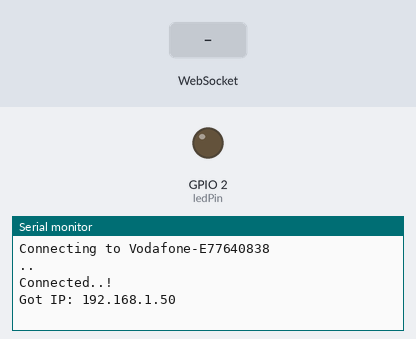
Simulated run of this sketch. Board: ESP32. Shown: output pins drawn as LEDs (lit = HIGH), the last lines printed to the serial monitor. Inputs (shaded band) come from the test bench. WiFi joins after 1.5 s; servers stay silent unless stated.

Above: at 3.2 s.
3.3 s: WebSocket text "1" received
At 4.5 s:
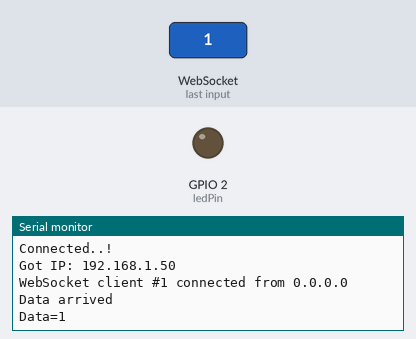
4.8 s: WebSocket text "STATE" received
At 5.6 s:
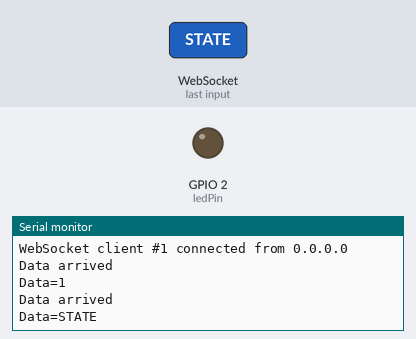
6.3 s: WebSocket text "CHECK" received
At 6.8 s:
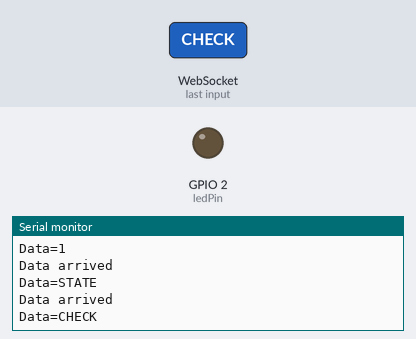

The sketch:

WebSocket-v1.0.ino
```cpp
// Import required libraries
#include <WiFi.h>
#include <AsyncTCP.h>
#include <ESPAsyncWebServer.h>

// Replace with your network credentials
const char* ssid = "Vodafone-E77640838";
const char* password = "4JAbcK3GGxKN3sr6";

bool ledState = 0;
const int ledPin = 2;

// Create AsyncWebServer object on port 80
AsyncWebServer server(80);
AsyncWebSocket ws("/ws");

const char index_html[] PROGMEM = R"rawliteral(
<!DOCTYPE html>
<html>
  <head>
    <meta name="viewport" content="width=device-width, initial-scale=1.0, user-scalable=no">
    <title>ESP32 WebSocket Server</title>
    <style>
    html{font-family: Helvetica; display: inline-block; margin: 0px auto; text-align: center;}
    body{margin-top: 50px;}
    h1{color: #444444;margin: 50px auto;}
    p{font-size: 19px;color: #888;}
    #state{font-weight: bold;color: #444;}
    .switch{margin:25px auto;width:80px}
    .toggle{display:none}
    .toggle+label{display:block;position:relative;cursor:pointer;outline:0;user-select:none;padding:2px;width:80px;height:40px;background-color:#ddd;border-radius:40px}
    .toggle+label:before,.toggle+label:after{display:block;position:absolute;top:1px;left:1px;bottom:1px;content:""}
    .toggle+label:before{right:1px;background-color:#f1f1f1;border-radius:40px;transition:background .4s}
    .toggle+label:after{width:40px;background-color:#fff;border-radius:20px;box-shadow:0 2px 5px rgba(0,0,0,.3);transition:margin .4s}
    .toggle:checked+label:before{background-color:#4285f4}
    .toggle:checked+label:after{margin-left:42px}
    </style>
  </head>
  <body>
    <h1>ESP32 WebSocket Server</h1>
    <div class="switch">
      <input id="toggle-btn" class="toggle" type="checkbox" %CHECK%>
      <label for="toggle-btn"></label>
    </div>
    <p>On-board LED: <span id="state">%STATE%</span></p>

    <script>
	  window.addEventListener('load', function() {
		var websocket = new WebSocket(`ws://${window.location.hostname}/ws`);
		websocket.onopen = function(event) {
		  console.log('Connection established');
		}
		websocket.onclose = function(event) {
		  console.log('Connection died');
		}
		websocket.onerror = function(error) {
		  console.log('error');
		};
		websocket.onmessage = function(event) {
		  if (event.data == "1") {
			document.getElementById('state').innerHTML = "ON";
			document.getElementById('toggle-btn').checked = true;
		  }
		  else {
			document.getElementById('state').innerHTML = "OFF";
			document.getElementById('toggle-btn').checked = false;
		  }
		};

		document.getElementById('toggle-btn').addEventListener('change', function() { websocket.send('toggle'); });
	  });
	</script>
  </body>
</html>
)rawliteral";

void handleWebSocketMessage(void *arg, uint8_t *data, size_t len) {
  AwsFrameInfo *info = (AwsFrameInfo*)arg;
  if (info->final && info->index == 0 && info->len == len && info->opcode == WS_TEXT) {
    data[len] = 0;
    Serial.printf("Data=%s\n",data);
    if (strcmp((char*)data, "toggle") == 0) {
      ledState = !ledState;
      ws.textAll(String(ledState));
    }
  }
}

void eventHandler(AsyncWebSocket *server, AsyncWebSocketClient *client, AwsEventType type, void *arg, uint8_t *data, size_t len) {
  switch (type) {
    case WS_EVT_CONNECT:
      Serial.printf("WebSocket client #%u connected from %s\n", client->id(), client->remoteIP().toString().c_str());
      break;
    case WS_EVT_DISCONNECT:
      Serial.printf("WebSocket client #%u disconnected\n", client->id());
      break;
    case WS_EVT_DATA:
      Serial.println("Data arrived");
      handleWebSocketMessage(arg, data, len);
      digitalWrite(ledPin, ledState);
      break;
    case WS_EVT_PONG:
    case WS_EVT_ERROR:
      break;
  }
}

String processor(const String& var){
  if(var == "STATE"){
      return ledState ? "ON" : "OFF";
  }
  if(var == "CHECK"){
    return ledState ? "checked" : "";
  }
  return String();
}

void setup(){
  // Serial port for debugging purposes
  Serial.begin(115200);

  pinMode(ledPin, OUTPUT);
  digitalWrite(ledPin, LOW);

  Serial.print("Connecting to ");
  Serial.println(ssid);

  // Connect to Wi-Fi
  WiFi.begin(ssid, password);

  while (WiFi.status() != WL_CONNECTED) {
    delay(1000);
    Serial.print(".");
  }

  Serial.println("");
  Serial.println("Connected..!");
  Serial.print("Got IP: ");  Serial.println(WiFi.localIP());

  ws.onEvent(eventHandler);
  server.addHandler(&ws);

  // Route for root / web page
  server.on("/", HTTP_GET, [](AsyncWebServerRequest *request){
    request->send_P(200, "text/html", index_html, processor);
  });

  // Start server
  server.begin();
}

void loop() {
  ws.cleanupClients();
}
```

Measured:
- after the input at 3.3 s, the serial monitor: prints a new line at once (image 1)
- after the input at 4.8 s, the serial monitor: prints a new line at once (image 2)
- after the input at 6.3 s, the serial monitor: prints a new line at once (image 3)
